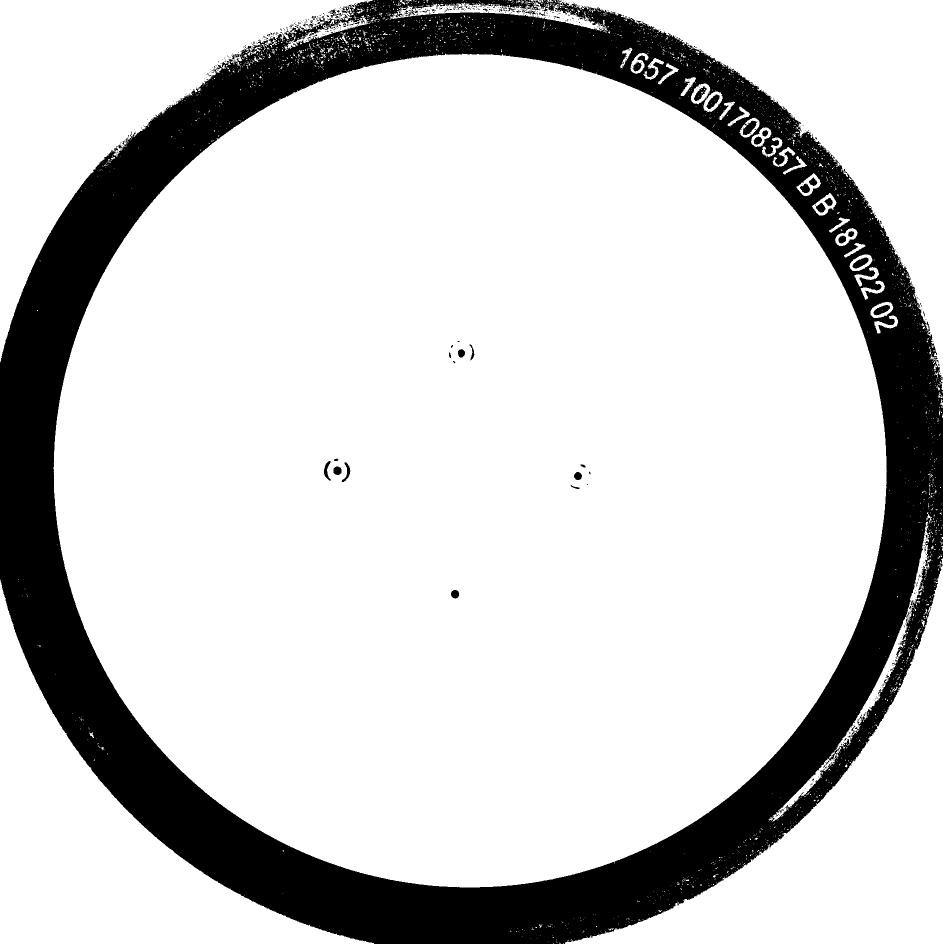
#> input picture 大论文代码/第三章/unflood_binary.png, 1885 x 1887 px (shown at 1/2 size)
$ python '两次卷积处理错分割问题.py'
#> lines starting #> are read from the running program, lines starting #| are printed output that depends on the picture; after the words box and inside, x2 and y2 are one past the last pixel; in counts of white or black regions, pixels touching at a corner belong together
import math

import cv2
from scipy import signal
import matplotlib.pyplot as plt
import numpy as np
plt.rcParams['font.sans-serif'] = ['SimHei']  # 显示中文标签

import datetime
#添加处理时间信息
def dealTime(fun,**kwargs):
    start=datetime.datetime.now()
    imgData=fun(**kwargs)
    end=datetime.datetime.now()
    totalMs=(end-start).total_seconds()
    ret=[imgData,totalMs*1000]
    return ret

def calcMax(img):
    h,w,_=img.shape
    kernel=np.ones((h,220),dtype=np.float32)
    # kernel[0:10,:]=0
    result = signal.convolve2d(cv2.cvtColor(img,cv2.COLOR_RGB2GRAY), kernel, 'valid')
    hist=result.ravel()
    ret_max=np.max(hist)
    start_position=np.argmax(hist)
    # start_position=start_position[0]
    ret_theta=(start_position/w)*2*np.pi
    return ret_max,ret_theta

def unFlodImgPro(img,startTheta,endTheta):# 得到圆形区域的中心坐标
    x0 = img.shape[0] // 2
    y0 = img.shape[1] // 2
    unwrapped_height = radius = img.shape[0] // 2  # 展开后的高
    full_width= int(2 * math.pi * radius)   #总长
    unwrapped_width = int(2 * math.pi * radius*(endTheta-startTheta)/(2*math.pi))  # 展开后的宽
    unwrapped_img = np.zeros((unwrapped_height-850, unwrapped_width, 3), dtype="u1")
    except_count = 0
    for j in range(unwrapped_width):
        theta = -2 * math.pi * (j / full_width)+startTheta  # 1. 开始位置
        # theta=theta+0.75*math.pi
        for i in range(unwrapped_height-850):
            unwrapped_radius = radius - i  # 2. don't forget
            x = unwrapped_radius * math.cos(theta) + x0  # 3. "sin" is clockwise but "cos" is anticlockwise
            y = unwrapped_radius * math.sin(theta) + y0
            x, y = int(x), int(y)
            try:
                unwrapped_img[i, j, :] = img[x, y, :]
            except Exception as e:
                except_count = except_count + 1
    print(except_count)
    return unwrapped_img

#展开小图
def unflood(img,startTheta,endTheta):# 得到圆形区域的中心坐标
    x0 = img.shape[0] // 2
    y0 = img.shape[1] // 2
    unwrapped_height = radius = img.shape[0] // 2  # 展开后的高
    full_width= int(2 * math.pi * radius)   #总长
    unwrapped_width = int(2 * math.pi * radius*(endTheta-startTheta)/(2*math.pi))  # 展开后的宽
    unwrapped_img = np.zeros((unwrapped_height-850//4, unwrapped_width,3), dtype="u1")
    except_count = 0
    for j in range(unwrapped_width):
        theta = -2 * math.pi * (j / full_width)+startTheta  # 1. 开始位置
        # theta=theta+0.75*math.pi
        for i in range(unwrapped_height-850//4):
            unwrapped_radius = radius - i  # 2. don't forget
            x = unwrapped_radius * math.cos(theta) + x0  # 3. "sin" is clockwise but "cos" is anticlockwise
            y = unwrapped_radius * math.sin(theta) + y0
            x, y = int(x), int(y)
            try:
                unwrapped_img[i, j, :] = img[x, y, :]
            except Exception as e:
                except_count = except_count + 1
    print(except_count)
    unwrapped_img=unwrapped_img[8:unwrapped_height-1,:,:]
    return unwrapped_img

def binary_img(img):
    _,ret_img=cv2.threshold(img,141,255,cv2.THRESH_BINARY_INV)
    return ret_img

def unflood_imgPro(src,img1_info,img2_info):
    ret_info=None
    #如果第一个大于等于第二个，那就第一个，否则选第二组数据
    if(img1_info[0]>=img2_info[0]):
        ret_info=img1_info
    else:
        ret_info=img2_info
        ret_info=img2_info[0],img2_info[1]-0.5*math.pi

    max,theta=ret_info
    # theta=theta-0.5
    ret_img=unFlodImgPro(src,startTheta=-theta,endTheta=-theta+0.95)
    return ret_img

def last_fun(img):
    #先对原图进行两次金字塔处理=>展开小图=>两次卷积取得最佳数据=>展开大图
    src=cv2.pyrDown(img)
    src=cv2.pyrDown(src)
    img_unflood1=unflood(src,0,2*math.pi)
    img_unflood2 = unflood(src, 0.5 * math.pi, 2.5 * math.pi)
    # [6 lines of commented-out code are left out]
    img_info1=calcMax(img_unflood1)
    img_info2=calcMax(img_unflood2)

    ret_img=unflood_imgPro(img,img_info1,img_info2)
    ret_img=ret_img[20:,:,:]
    return ret_img


src=cv2.imread('unflood_binary.png')
#> src is the input picture: shape (1887, 1885, 3); 81.3% white; 565 black regions (522 under 20 px), largest, box (x1, y1, x2, y2) and area: (0, 0, 1885, 1887) 657473, (1705, 515, 1737, 537) 397, (1747, 610, 1780, 631) 396
# src=binary_img(src)
img_info=dealTime(last_fun,img=src)
#> in last_fun, `src=cv2.pyrDown(img)`:
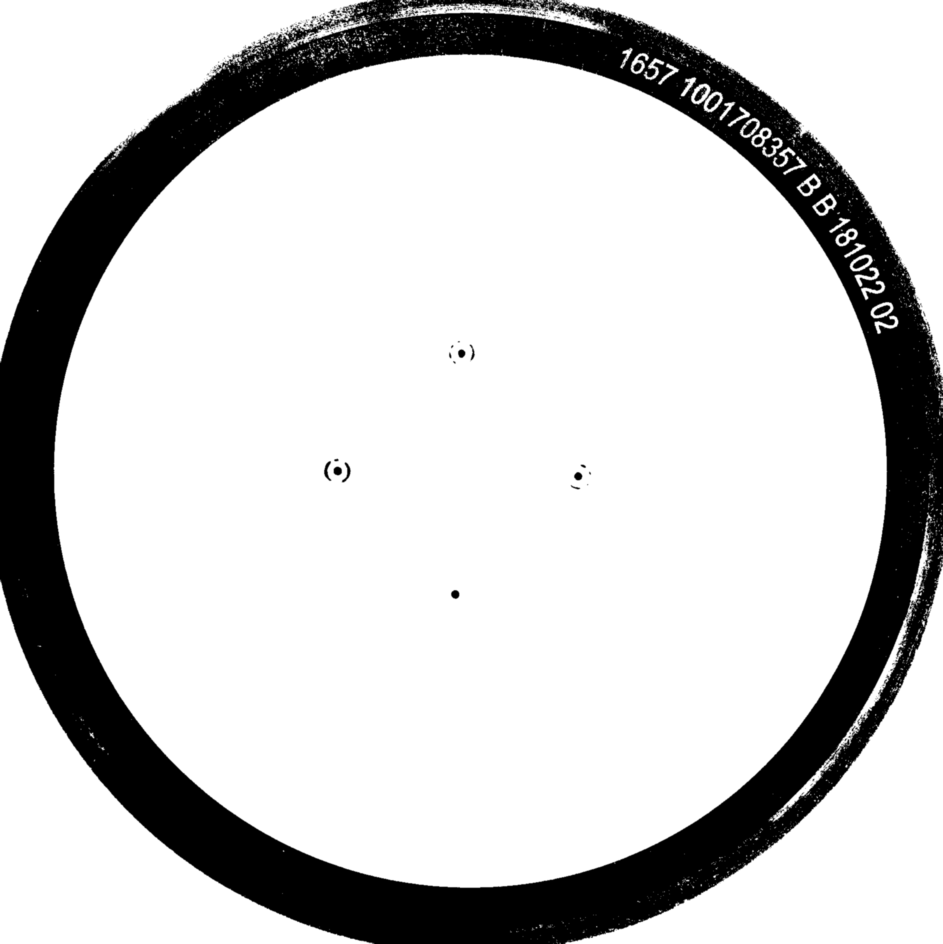
#> src: shape (944, 943, 3); min 0, max 255, mean 207.4
#> in last_fun, `src=cv2.pyrDown(src)`:
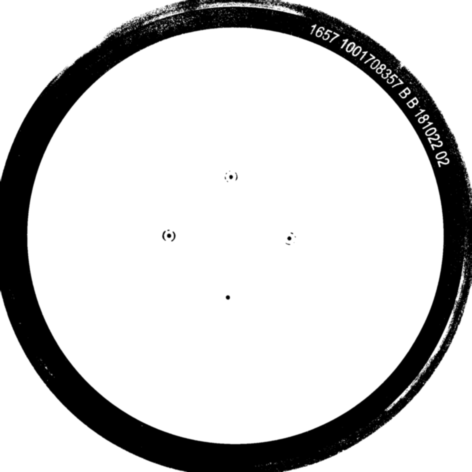
#> src: shape (472, 472, 3); min 0, max 255, mean 207.4
#> after the loop in unflood, `for j in range(unwrapped_width):`: except_count = 1
#| 1
#| 1
#> in calcMax, `hist=result.ravel()`: hist = 1263 values, max 219916 at index 816, min 0 at index 111, mean 45453.6
#> in calcMax, `ret_max=np.max(hist)`: ret_max = 219916
#> in calcMax, `start_position=np.argmax(hist)`: start_position = 816
#> in calcMax, `ret_theta=(start_position/w)*2*np.pi`: ret_theta = 3.46
#> in last_fun, `img_info1=calcMax(img_unflood1)`: img_info1 = (219916, 3.46)
#> in last_fun, `img_info2=calcMax(img_unflood2)`: img_info2 = (219816, 5.03)
#> in unflood_imgPro, `ret_info=img1_info`: ret_info = (219916, 3.46)
#> in unflood_imgPro, `max,theta=ret_info`: max = 219916; theta = 3.46
#> in unFlodImgPro, `unwrapped_width = int(2 * math.pi * radius*(endTheta-startTheta)/(2*ma..`: unwrapped_width = 895
#> the loop in unFlodImgPro, `for j in range(unwrapped_width):` made 895 passes
#> theta on passes 1 to 3: -3.46, -3.46, -3.46
#> after the loop in unFlodImgPro, `for j in range(unwrapped_width):`:
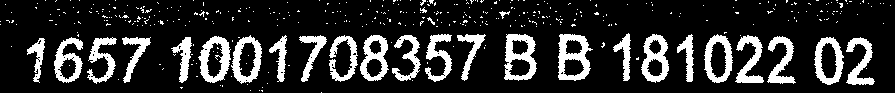
#> unwrapped_img: shape (93, 895, 3); 17.6% white; 383 white regions (356 under 20 px), largest, box (x1, y1, x2, y2) and area: (558, 34, 593, 81) 861, (504, 34, 537, 81) 828, (198, 36, 231, 83) 767
#> after the loop in unFlodImgPro, `for j in range(unwrapped_width):`: except_count = 0
#| 0
#> in last_fun, `ret_img=ret_img[20:,:,:]`:
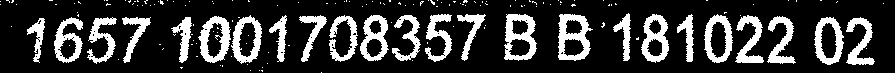
#> ret_img: shape (73, 895, 3); 21.4% white; 159 white regions (135 under 20 px), largest, box (x1, y1, x2, y2) and area: (558, 14, 593, 61) 861, (504, 14, 537, 61) 828, (198, 16, 231, 63) 767
#> img_info = 2 items
print('{0}ms'.format(str(img_info[1])))
#| 267.325ms
# img=last_fun(src)
# cv2.putText(img, '000', (50, 300), font, 1.2, (255, 255, 255), 2)
font = cv2.FONT_HERSHEY_SIMPLEX
# cv2.putText(img_info[0],"this is flower ",(0,30),font,1,(200,100,255),3,cv2.LINE_AA)
# cv2.putText(img_info[0],str(img_info[1]),(50, 300), cv2.FONT_HERSHEY_COMPLEX, 5.0, (255, 255, 255), 2)
cv2.imshow('last_img',img_info[0])

cv2.waitKey()
